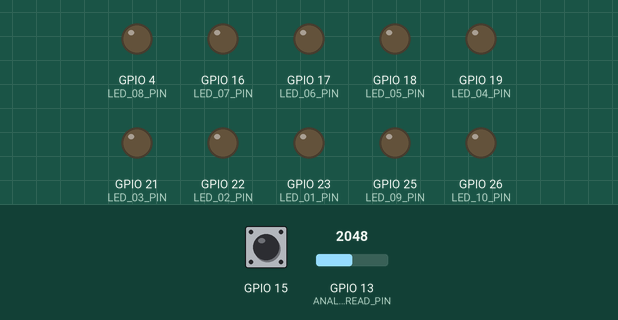
Recording of a program running on a simulated ESP32. On the bench: output pins drawn as LEDs (lit = HIGH). The test bench sets the inputs (shaded band); at power-on: GPIO 13 (ANALOG_READ_PIN) = 2048, GPIO 15 HIGH. What the program prints to the serial monitor is not drawn. At 1.1 s the program puts the board to deep sleep or switches it off; the recording ends there.

Above: at 0.1 s.
Timing chart, 0 to 1.1 s (numbered marks = the images above):
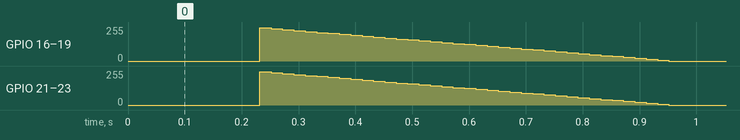

The program:

main.cpp
```cpp
/**********************************************************************
 * Chip: ESP32-D0WDQ6 Rev 1                                           *
 * Cores: 2                                                           *
 * Chip ID: 13033968.                                                 *
 * GPIO pin is rated at 40mA                                          *
 * recommended 20mA per GPIO                                          *
 * max 250mA at all GPIOs.                                            *
 * Following GPIOs may be set HIGH or to PWM Signal at boot or reset: *
 * GPIO 0, GPIO 1, GPIO 3, GPIO 5, GPIO 6 - 11, GPIO 14, GPIO 15.     *
 **********************************************************************/

/*
Board goes to deep sleep.
When button is pressed:
- board wakes up
- humidity sensor is read
- LEDs bright up depending on the humidity
- LEDs stay ON for 5 seconds
- LEDs dim down
- board goes to deep sleep again
*/

#include <Arduino.h>  // Add the missing include directive
#include <esp32-hal-ledc.h>
#include <humidity_variables.h>
#include <utils.h>

// #define TOUCH_THRESHOLD 55  // 57 // 65
#define TOUCH_THRESHOLD_MIN 0
#define TOUCH_THRESHOLD_MAX 127

RTC_DATA_ATTR int bootCount = 0;
touch_pad_t touchPin;

bool fadeEnded = false;  // status of LED fade
bool fadeAllowed = true;
int touchValue = 0;

int getTouchThreshold() {
  long analogValue = analogRead(ANALOG_READ_PIN);
  return fixedMap(analogValue, 0, 4095, TOUCH_THRESHOLD_MIN, TOUCH_THRESHOLD_MAX);
}

void ARDUINO_ISR_ATTR LED_FADE_ISR() {
  fadeEnded = true;
}

// put function declarations here:
// int myFunction(int, int);
void fade_in_leds(int activeLights);
void fade_out_leds(int activeLights);
void wakeup_and_measure();

void setup() {
  // put your setup code here, to run once:
  // int result = myFunction(2, 3);
  Serial.begin(115200);
  while (!Serial)
    delay(10);

  ++bootCount;

  for (byte i = 0; i < LED_COUNT; i++) {
    ledcAttach(ledPins[i], LEDC_BASE_FREQ, LEDC_TIMER_BIT);
    ledcWrite(ledPins[i], LEDC_START_DUTY);
    delay(10);
  }

  Serial.println("LED Fade off started.");

  wakeup_and_measure();

  int touchTreshold = getTouchThreshold();
  touchSleepWakeUpEnable(T3, touchTreshold);

  Serial.println("Going to sleep now");
  Serial.println(getTouchThreshold());
  esp_deep_sleep_start();
}

void loop() {
  // put your main code here, to run repeatedly:
}

// put function definitions here:
// int myFunction(int x, int y) {
//   return x + y;
// }
void fade_in_leds(int activeLights) {
  for (byte i = 0; i < activeLights; i++) {
    ledcFadeWithInterrupt(ledPins[i], LEDC_START_DUTY, LEDC_TARGET_DUTY, LEDC_FADE_TIME, LED_FADE_ISR);
  }
  delay(LEDC_FADE_TIME);
  delay(100);
}

void fade_out_leds(int activeLights) {
  for (byte i = 0; i < activeLights; i++) {
    ledcFadeWithInterrupt(ledPins[i], LEDC_TARGET_DUTY, LEDC_START_DUTY, LEDC_FADE_TIME, LED_FADE_ISR);
  }
  delay(LEDC_FADE_TIME);
  delay(100);
}

void wakeup_and_measure() {
  Serial.println("Woke up from deep sleep.");

  touchPin = esp_sleep_get_touchpad_wakeup_status();

  Serial.println("Touch Pin: " + String(touchPin));

  int humidity = analogRead(HUMIDITY_SENSOR_PIN);
  Serial.print("Humidity: ");
  Serial.println(humidity);

  int activeLights = fixedMap(humidity, 3500, 1500, 0, LED_COUNT);

  delay(100);

  if (fadeAllowed) {
    Serial.println("LED Fade on started.");
    fadeAllowed = false;
    if (touchPin == TOUCH_PIN_VALUE) {
      fade_in_leds(activeLights);
    }
    delay(10);
    fadeAllowed = true;
  }

  while (true) {
    touchValue = touchRead(T3);
    // Serial.println("Touch Value: " + String(touchValue));
    int touchTreshold = getTouchThreshold();
    if (touchValue > touchTreshold) {
      break;
    }
  }

  Serial.println("LED Fade off started.");
  fade_out_leds(activeLights);
}
```

humidity_variables.cpp
```cpp
#include <humidity_variables.h>

/*
#define LEDC_TIMER_12_BIT  12
#define LEDC_BASE_FREQ     5000
#define LEDC_START_DUTY    0
#define LEDC_TARGET_DUTY   4095
#define LEDC_FADE_TIME     3000
*/

const byte HUMIDITY_SENSOR_PIN = 36;

const byte LED_01_PIN = 23;
const byte LED_02_PIN = 22;
const byte LED_03_PIN = 21;
const byte LED_04_PIN = 19;
const byte LED_05_PIN = 18;
const byte LED_06_PIN = 17;
const byte LED_07_PIN = 16;
const byte LED_08_PIN = 4;
const byte LED_09_PIN = 25;
const byte LED_10_PIN = 26;

const uint8_t LEDC_TIMER_BIT = 12;
const uint32_t LEDC_START_DUTY = 0;
const uint32_t LEDC_TARGET_DUTY = 4094;  // 2^LEDC_TIMER_BIT
const uint32_t LEDC_BASE_FREQ = 5000;
const int LEDC_FADE_TIME = 740;

const byte SWITCH_01_PIN = 32;
const byte SWITCH_02_PIN = 33;

const byte TOUCH_PIN_VALUE = 3;  // Touch pin value of GPIO 15

const byte ANALOG_READ_PIN = 13;

const byte ledPins[] = {
    LED_01_PIN,
    LED_02_PIN,
    LED_03_PIN,
    LED_04_PIN,
    LED_05_PIN,
    LED_06_PIN,
    LED_07_PIN,
    LED_08_PIN,
    LED_09_PIN,
    LED_10_PIN};
const byte LED_COUNT = sizeof(ledPins);
```

humidity_variables.h
```cpp
#include <Arduino.h>

extern const byte HUMIDITY_SENSOR_PIN;

extern const byte LED_01_PIN;
extern const byte LED_02_PIN;
extern const byte LED_03_PIN;
extern const byte LED_04_PIN;
extern const byte LED_05_PIN;
extern const byte LED_06_PIN;
extern const byte LED_07_PIN;
extern const byte LED_08_PIN;
extern const byte LED_09_PIN;
extern const byte LED_10_PIN;

extern const uint8_t LEDC_TIMER_BIT;
extern const uint32_t LEDC_START_DUTY;
extern const uint32_t LEDC_TARGET_DUTY;
extern const uint32_t LEDC_BASE_FREQ;
extern const int LEDC_FADE_TIME;

extern const byte SWITCH_01_PIN;
extern const byte SWITCH_02_PIN;

extern const byte TOUCH_PIN_VALUE;

extern const byte ANALOG_READ_PIN;

extern const byte ledPins[];
extern const byte LED_COUNT;
```

utils.cpp
```cpp
#include <stdlib.h>

long fixedMap(long x, long in_min, long in_max, long out_min, long out_max) {
  long in_size = in_max - in_min;
  long out_size = out_max - out_min;
  if( abs(in_size) > abs(out_size) )
  {
    if( in_size < 0 ) in_size--; else in_size++;
    if( out_size < 0 ) out_size--; else out_size++;
  }
  return ((x - in_min) * (out_size) / (in_size) + out_min);
}
```

utils.h
```cpp
long fixedMap(long x, long in_min, long in_max, long out_min, long out_max);
```
